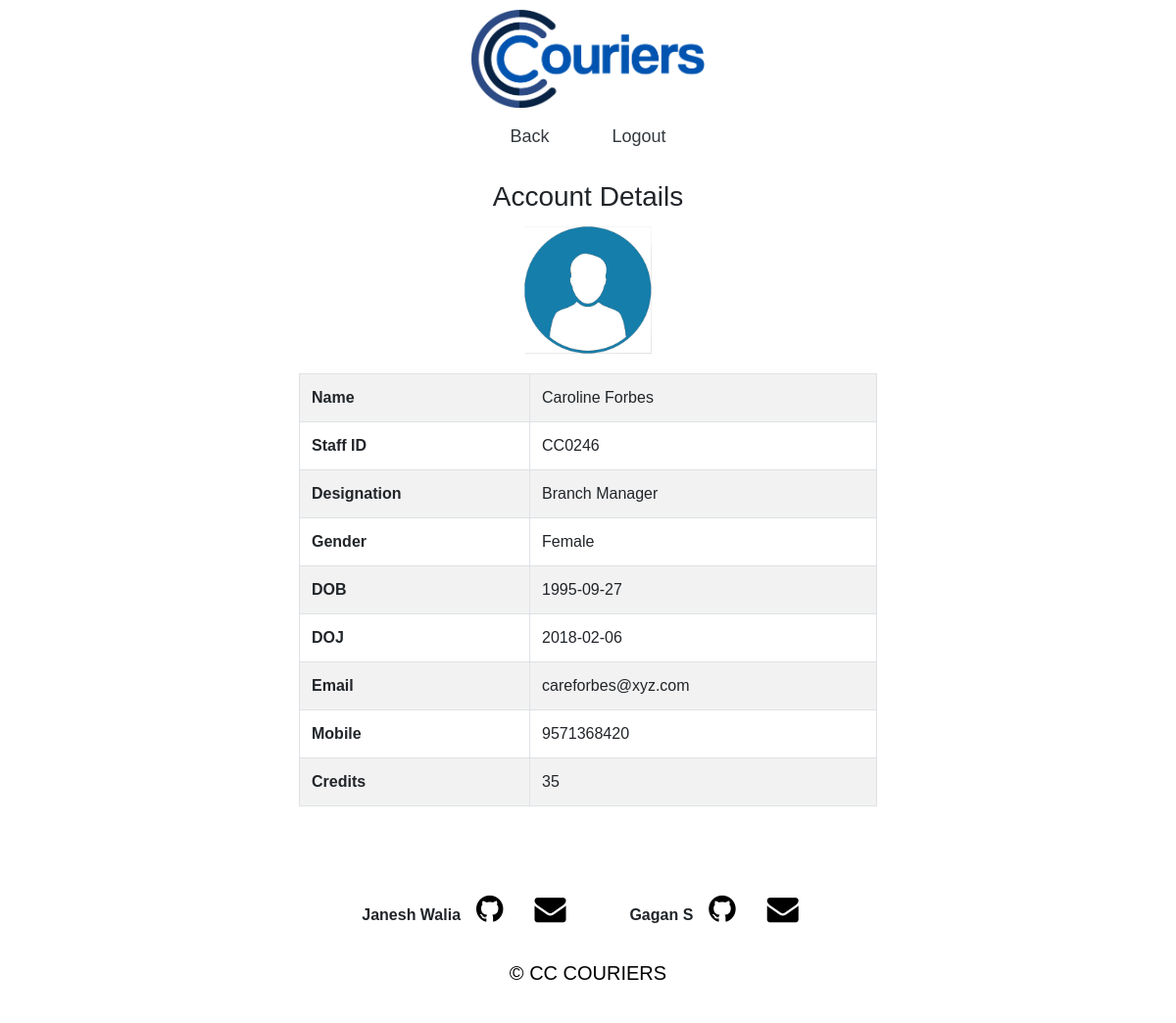
Screenshot of /account.php (signed in) with the database file from the repository.
### tables this page shows
CREATE TABLE `staff` (
  `StaffID` varchar(30) NOT NULL,
  `Name` varchar(30) NOT NULL,
  `Designation` varchar(30) NOT NULL,
  `Gender` varchar(10) NOT NULL,
  `DOB` date NOT NULL,
  `DOJ` date NOT NULL,
  `Salary` int(11) NOT NULL,
  `Mobile` bigint(20) NOT NULL,
  `Email` varchar(30) NOT NULL,
  `Credits` int(11) NOT NULL DEFAULT 0
);

### account.php (the view, shortened to what this page needs)
<?php
    include("db_connect.php");
    $id = $_SESSION['id'];
    $sql = "SELECT * FROM staff WHERE StaffID='$id'";
    $result = mysqli_query($conn, $sql);
    $staff = mysqli_fetch_assoc($result);
?>
<!DOCTYPE html>
<html>
    <head>
        <link rel="stylesheet" href="style/bootstrap.css">
        <link rel="stylesheet" href="style/index_styles.css">
        <link rel="stylesheet" href="https://cdnjs.cloudflare.com/ajax/libs/font-awesome/4.7.0/css/font-awesome.min.css">
    </head>
    <body style="font-family: Arial, Helvetica, sans-serif;">
        <div ><img src="Images/logo.png" id="logo" style="height: 100px !important; margin-top: 10px !important;"  ></div>
        <nav class="navbar navbar-toggleable-md navbar-expand-lg navbar-default navbar-light mb-10" style="background-color: rgba(255, 255, 255, 0.8);">
            <div class="container">
                <div class="collapse navbar-collapse" id="mainNav">
                    <div class="navbar-nav  " style="margin: 0 auto; font-size: large;">
                        <a class="nav-item nav-link text-dark mr-5  " href="staff.php">Back</a>
                        <a class="nav-item nav-link text-dark" href="logout.php" >Logout</a>
                    </div>
                </div>
            </div>
        </nav>
        <div class="container text-center" style="width : 50%; background-color: rgba(255, 255, 255, 0.7); margin-top: 10px; border-radius:15px; padding: 5px;">
            <h3 >Account Details</h3>
            <img src="Images/userlogo2.png" style="margin:0 auto; height: 140px; width: 140px; margin-bottom: 15px;">
            <table class="text-left table table-bordered table-striped" >
                <tr><td style="font-weight:bold;">Name</td><td><?php echo $staff['Name']; ?></td></tr>
                <tr><td style="font-weight:bold;">Staff ID</td><td><?php echo $staff['StaffID']; ?></td></tr>
                <tr><td style="font-weight:bold;">Designation</td><td><?php echo $staff['Designation']; ?></td></tr>
                <tr><td style="font-weight:bold;">Gender</td><td><?php echo $staff['Gender']; ?></td></tr>
                <tr><td style="font-weight:bold;">DOB</td><td><?php echo $staff['DOB']; ?></td></tr>
                <tr><td style="font-weight:bold;">DOJ</td><td><?php echo $staff['DOJ']; ?></td></tr>
                <tr><td style="font-weight:bold;">Email</td><td><?php echo $staff['Email']; ?></td></tr>
                <tr><td style="font-weight:bold;">Mobile</td><td><?php echo $staff['Mobile']; ?></td></tr>
                <tr><td style="font-weight:bold;">Credits</td><td><?php echo $staff['Credits']; ?></td></tr>
            </table>
        </div>
        <div class="container-fluid text-center mt-5" style="background-color: rgba(255, 255, 255, 0.7); padding: 20px; position: relative;">
            <div class="i-bar" style="display: flex; flex-direction: row; flex-wrap: wrap; justify-content:center; margin-bottom: 2em;">
                <strong>Janesh Walia<a class="fa fa-github" href="https://github.com/Janesh7" target=blank style="border: none; text-decoration: none;  margin: 0em 0.5em; color:black; font-size: xx-large;"></a></strong>
                <a class="fa fa-envelope" href="mailto:janeshwalia273@gmail.com" style="border: none; text-decoration: none;  margin: 0em 0.5em; color:black; font-size: xx-large;"></a>&nbsp &nbsp &nbsp &nbsp &nbsp &nbsp
                <strong>Gagan S<a class="fa fa-github" href="https://github.com/Astraxx04" target=blank style="border: none; text-decoration: none;  margin: 0em 0.5em; color:black; font-size: xx-large;"></a></strong>
                <a class="fa fa-envelope" href="mailto:gagan200254@gmail.com" style="border: none; text-decoration: none;  margin: 0em 0.5em; color:black; font-size: xx-large;"></a>
            </div>
            <p class="credit" style="font-size: 20px; font-stretch: 3px; text-align: center; color: black;">© CC COURIERS</p>
        </div>
    </body>
</html>

### style/index_styles.css (style rules this page uses)
body, html { margin: 0; height: 100%; background-image: url('../Images/bbg2.jpeg'); background-position: center; background-repeat: no-repeat; background-size: cover; overflow-x: hidden; position: relative; z-index: -99; font-family: Arial, Helvetica, sans-serif !important; }
#logo { height: 100px !important; width: auto; margin: 0 auto; display: block; text-align: center; z-index: 9; }

### rows the page displays
staff: Name "Caroline Forbes", StaffID "CC0246", Designation "Branch Manager", Gender "Female", DOB "1995-09-27", DOJ "2018-02-06", Email "careforbes@xyz.com", Mobile "9571368420", Credits "35"
